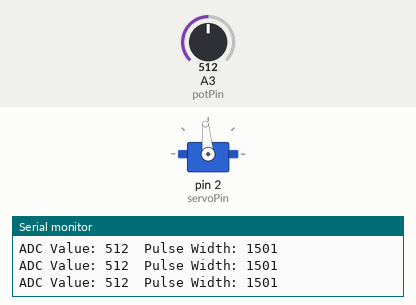
This sketch was run on a simulated Arduino Uno, built with avr-gcc and run on an emulated ATmega328P. Parts: servo, the last lines printed to the serial monitor. Wiring (inferred from the names in the program): servo: signal pin 2. Inputs (shaded band) come from the test bench; at power-on: A3 (potPin) = 512. Servo pulses on a pin are drawn as a servo (544–2400 µs = 0–180°).

Above: at 1.2 s.
1.3 s: A3 (potPin) set to 716
At 2.4 s:
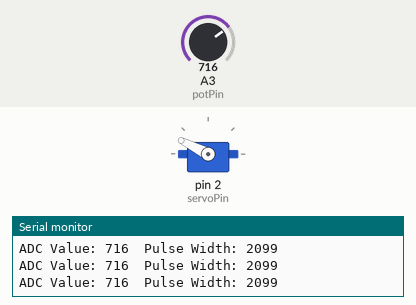
2.8 s: A3 (potPin) set to 359
At 3.4 s:
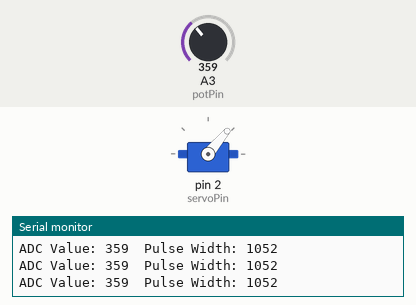
4.3 s: A3 (potPin) set to 331
At 5.5 s:
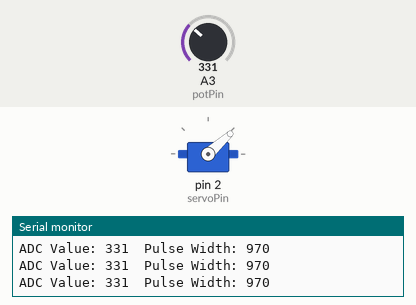
7.3 s: A3 (potPin) set to 306
At 8.0 s:
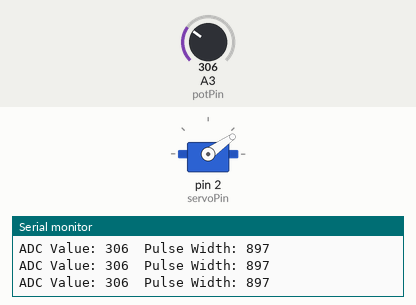
8.8 s: A3 (potPin) set to 900
At 9.8 s:
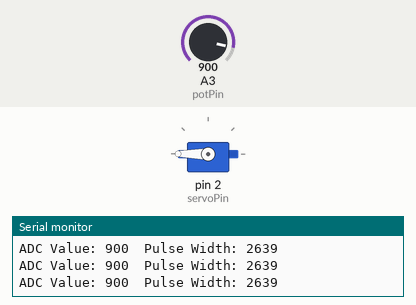
10.3 s: A3 (potPin) set to 122
At 10.6 s:
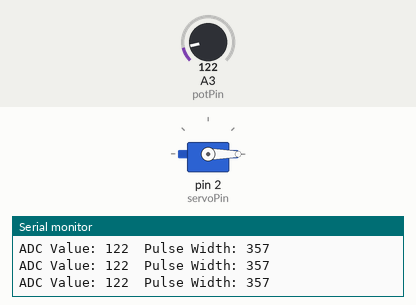
Timing chart, 0 to 12.8 s (numbered marks = the images above; inputs shaded):
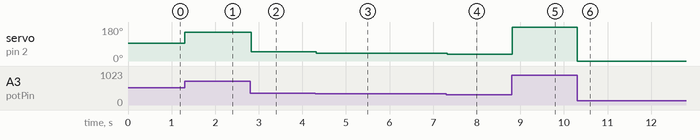

The sketch:

Lab3.ino
```cpp
const int potPin = A3;   // Analog pin connected to potentiometer
const int servoPin = 2;  // Pin connected to the servo

void setup() {
  pinMode(servoPin, OUTPUT);
  Serial.begin(9600);
}

void loop() {
  // Read the analog value of the potentiometer
  int potValue = analogRead(potPin);
  // Map the raw ADC value to pulse length for the servo
  int pulseWidth = map(potValue, 0, 1023, 0, 3000); // 500-2500us typical range

  // Command the servo to move
  digitalWrite(servoPin, HIGH);
  delayMicroseconds(pulseWidth);
  digitalWrite(servoPin, LOW);
  delay(20 - pulseWidth / 1000);

  // Print relevant infrormation
  Serial.print("ADC Value: ");
  Serial.print(potValue);
  Serial.print("  Pulse Width: ");
  Serial.println(pulseWidth);
}
```

Measured:
- after the input at 1.3 s, servo on pin 2 (servoPin): 95° → 153° at once
- after the input at 2.8 s, servo on pin 2 (servoPin): 153° → 50° at once
- after the input at 4.3 s, servo on pin 2 (servoPin): 50° → 42° at once
- after the input at 7.3 s, servo on pin 2 (servoPin): 42° → 35° at once
- after the input at 8.8 s, servo on pin 2 (servoPin): 35° → 180° at once
- after the input at 10.3 s, servo on pin 2 (servoPin): 180° → 0° at once
